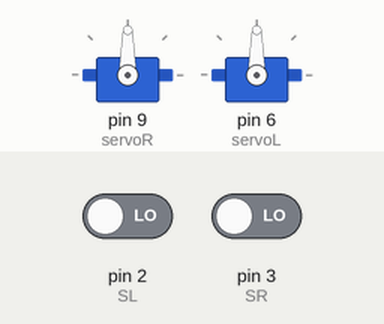
Recording of a sketch running on a simulated Arduino Uno, built with avr-gcc and run on an emulated ATmega328P. Shown: 2 × servo. Inputs (shaded band) come from the test bench; at power-on: pin 2 (SL) LOW, pin 3 (SR) LOW.

Above: at 2.2 s.
2.3 s: pin 2 (SL) driven HIGH
At 3.2 s:
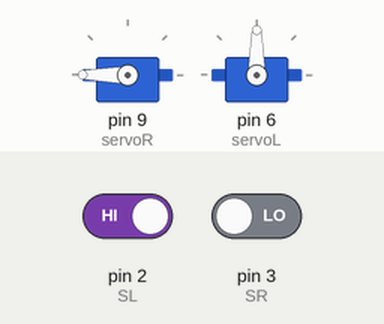
3.8 s: pin 3 (SR) driven HIGH
At 4.3 s:
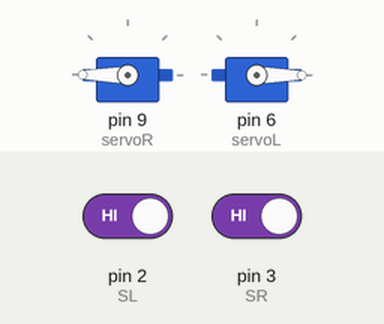
5.3 s: pin 2 (SL) driven LOW
At 6.1 s:
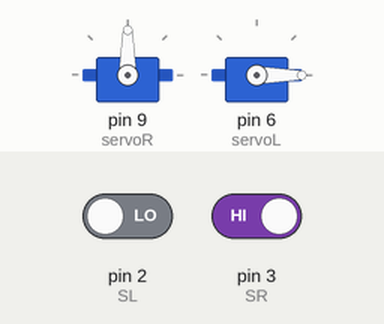
6.8 s: pin 3 (SR) driven LOW
At 7.2 s:
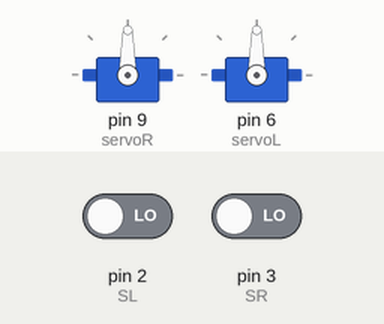
Timing chart, 0 to 9.3 s (numbered marks = the images above; inputs shaded):
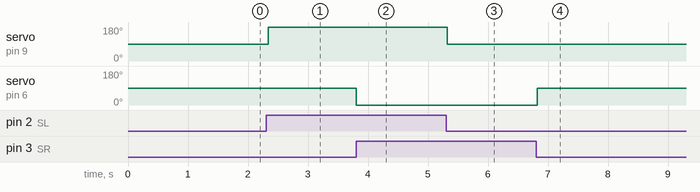

The sketch:

printbot_simple.ino
```cpp
#include <Servo.h>

Servo servoL;
Servo servoR;
const int SL = 2;
const int SR = 3;

int rs, ls;

const int BLACK=1;
const int WHITE=0;

void setup()
{
  pinMode( SL, INPUT);
  pinMode( SR, INPUT);
  servoR.attach(9);
  servoL.attach(6);
  servoL.write(90);
  servoR.write(90);
  delay(1000);
}

void loop() {
  rs = digitalRead(SR);
  ls = digitalRead(SL);

  if (ls == BLACK && rs == BLACK)
  {
    move_Forward();
  }
  else if (ls == WHITE && rs == BLACK)
  {
    move_Right();
  }
  else if (ls == BLACK && rs == WHITE)
  {
    move_Left();
  }
  else {
    Stop();
  }
  delay(10);
}

void Stop() {
  servoL.write(90);
  delay(10);
  servoR.write(90);
  delay(10);
}

void move_Forward() {
  servoL.write(0);
  delay(10);
  servoR.write(180);
  delay(10);
}

void move_Right() {
  servoL.write(0);
  delay(10);
  servoR.write(90);
  delay(10);
}

void move_Left() {
  servoL.write(90);
  delay(10);
  servoR.write(180);
  delay(10);
}
```

ss.ino
```cpp

```

Measured:
- after the input at 2.3 s, servo on pin 9 (servoR): 90° → 180° at once
- after the input at 3.8 s, servo on pin 6 (servoL): 90° → 0° at once
- after the input at 5.3 s, servo on pin 9 (servoR): 180° → 90° at once
- after the input at 6.8 s, servo on pin 6 (servoL): 0° → 90° at once
